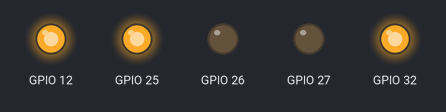
A sketch run on a simulated ESP32. Parts: output pins drawn as LEDs (lit = HIGH).

Above: at 0.1 s.
Timing chart, 0 to 1.6 s (numbered marks = the images above):
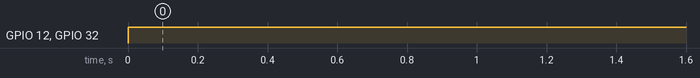

Measured:
- by itself, GPIO 12, GPIO 32: LOW → HIGH at 0.00 s

The sketch:

Audio_control.ino
```cpp
void setup() {
  // put your setup code here, to run once:
pinMode(25, OUTPUT);
 pinMode(26, OUTPUT);
  pinMode(27, OUTPUT);
pinMode(32, OUTPUT);
pinMode(12,OUTPUT);
}

void loop() {
  // put your main code here, to run repeatedly:
 digitalWrite(25,HIGH), digitalWrite(26,LOW),digitalWrite(27,LOW), digitalWrite(32,HIGH),digitalWrite(12,HIGH);
 /* delay(3000);
  digitalWrite(32,LOW),digitalWrite(12,LOW);
  delay(3000);*/

}
```
